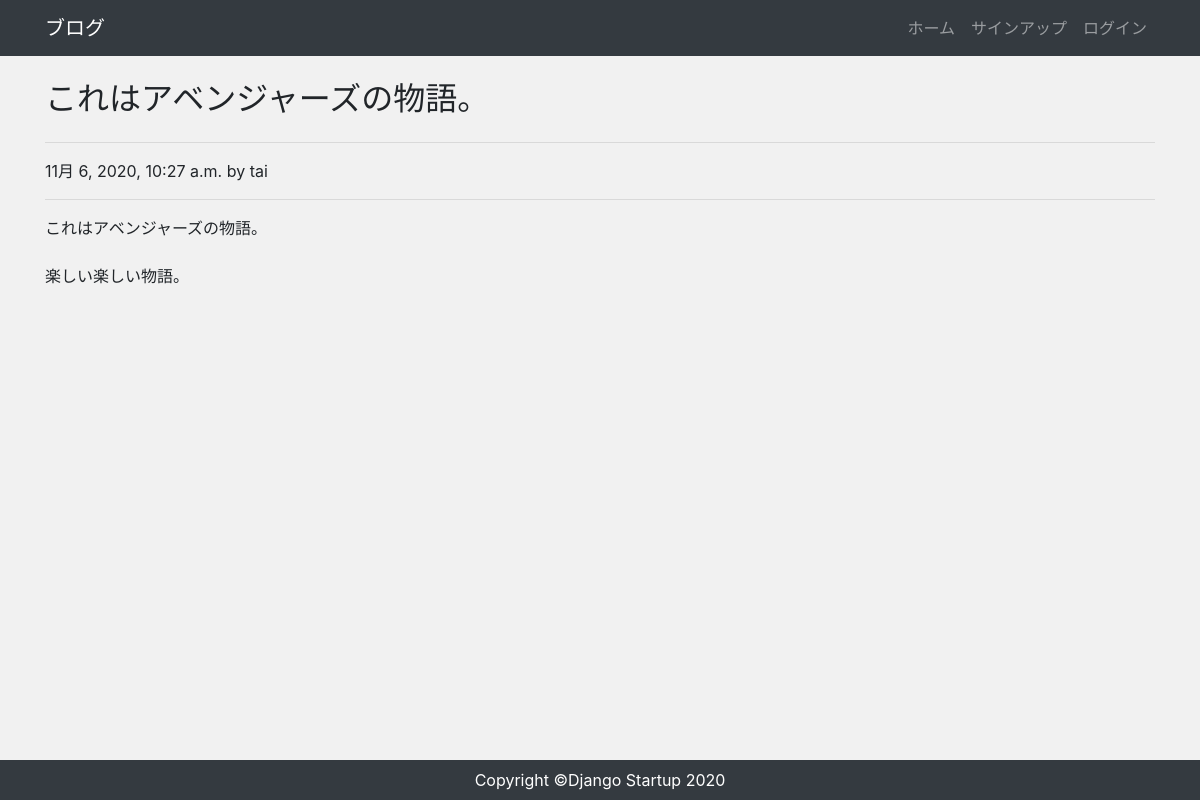
/post/1, run on the app's committed database.
### app/models.py (models this page shows, shortened)
class Post(models.Model):
    author = models.ForeignKey(
        settings.AUTH_USER_MODEL, on_delete=models.CASCADE)
    title = models.CharField("タイトル", max_length=200)
    content = models.TextField("本文")
    created = models.DateTimeField("作成日", default=timezone.now)

### app/views.py (the view)
# urls.py: path('post/<int:pk>', views.PostDetailView.as_view(), name='post_detail'),
class PostDetailView(View):  # 詳細を表示
    def get(self, request, *args, **kwargs):
        post_data = Post.objects.get(id=self.kwargs['pk'])
        return render(request, 'app/post_detail.html', {
            'post_data': post_data
        })

### app/templates/app/post_detail.html (shortened to what this page needs)
{% extends "app/base.html" %}
{% block content %}
<h2 class="my-4">{{ post_data.title }}</h2>
<hr>
<p>{{ post_data.created }} by {{post_data.author}}</p>
<hr>
<p>{{ post_data.content |linebreaksbr }}</p>
{% endblock %}

### app/static/css/style.css (style rules this page uses)
* { margin: 0; padding: 0; box-sizing: border-box; }
body { background: #f1f1f1; display: flex; flex-flow: column; min-height: 100vh; }

### data on the page
Post: title "これはアベンジャーズの物語。", created "11月 6, 2020, 10:27 a.m.", author "tai", content "これはアベンジャーズの物語。 楽しい楽しい物語。"
